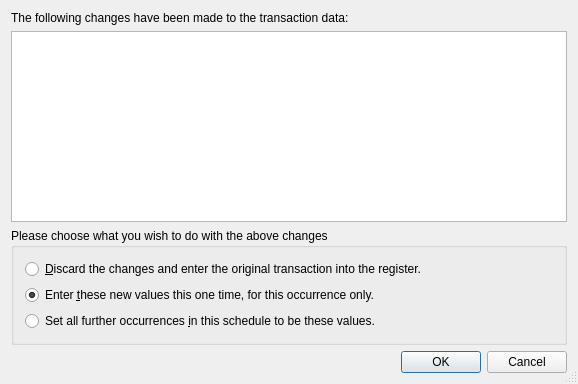
<?xml version="1.0" encoding="UTF-8"?>
<ui version="4.0">
 <class>KConfirmManualEnterDlgDecl</class>
 <widget class="QDialog" name="KConfirmManualEnterDlgDecl">
  <property name="geometry">
   <rect>
    <x>0</x>
    <y>0</y>
    <width>578</width>
    <height>384</height>
   </rect>
  </property>
  <property name="windowTitle">
   <string>Confirm Manual Enter</string>
  </property>
  <property name="sizeGripEnabled">
   <bool>true</bool>
  </property>
  <layout class="QVBoxLayout">
   <property name="spacing">
    <number>6</number>
   </property>
   <property name="leftMargin">
    <number>11</number>
   </property>
   <property name="topMargin">
    <number>11</number>
   </property>
   <property name="rightMargin">
    <number>11</number>
   </property>
   <property name="bottomMargin">
    <number>11</number>
   </property>
   <item>
    <widget class="QLabel" name="m_message">
     <property name="text">
      <string>The following changes have been made to the transaction data:</string>
     </property>
     <property name="textFormat">
      <enum>Qt::RichText</enum>
     </property>
     <property name="wordWrap">
      <bool>false</bool>
     </property>
    </widget>
   </item>
   <item>
    <widget class="KTextEdit" name="m_details">
     <property name="readOnly">
      <bool>true</bool>
     </property>
    </widget>
   </item>
   <item>
    <widget class="QGroupBox" name="buttonGroupBox1">
     <property name="font">
      <font/>
     </property>
     <property name="title">
      <string>Please choose what you wish to do with the above changes</string>
     </property>
     <layout class="QVBoxLayout">
      <item>
       <widget class="QRadioButton" name="m_discardRadio">
        <property name="text">
         <string>&amp;Discard the changes and enter the original transaction into the register.</string>
        </property>
        <attribute name="buttonGroup">
         <string notr="true">buttonGroup1</string>
        </attribute>
       </widget>
      </item>
      <item>
       <widget class="QRadioButton" name="m_onceRadio">
        <property name="text">
         <string>Enter &amp;these new values this one time, for this occurrence only.</string>
        </property>
        <property name="checked">
         <bool>true</bool>
        </property>
        <attribute name="buttonGroup">
         <string notr="true">buttonGroup1</string>
        </attribute>
       </widget>
      </item>
      <item>
       <widget class="QRadioButton" name="m_setRadio">
        <property name="text">
         <string>Set all further occurrences &amp;in this schedule to be these values.</string>
        </property>
        <attribute name="buttonGroup">
         <string notr="true">buttonGroup1</string>
        </attribute>
       </widget>
      </item>
     </layout>
    </widget>
   </item>
   <item>
    <layout class="QHBoxLayout">
     <item>
      <spacer name="Horizontal Spacing2">
       <property name="orientation">
        <enum>Qt::Horizontal</enum>
       </property>
       <property name="sizeType">
        <enum>QSizePolicy::Expanding</enum>
       </property>
       <property name="sizeHint" stdset="0">
        <size>
         <width>180</width>
         <height>16</height>
        </size>
       </property>
      </spacer>
     </item>
     <item>
      <widget class="QPushButton" name="buttonOk">
       <property name="text">
        <string>OK</string>
       </property>
       <property name="autoDefault">
        <bool>true</bool>
       </property>
       <property name="default">
        <bool>true</bool>
       </property>
      </widget>
     </item>
     <item>
      <widget class="QPushButton" name="buttonCancel">
       <property name="text">
        <string>Cancel</string>
       </property>
      </widget>
     </item>
    </layout>
   </item>
  </layout>
 </widget>
 <layoutdefault spacing="6" margin="11"/>
 <customwidgets>
  <customwidget>
   <class>KTextEdit</class>
   <extends>QTextEdit</extends>
   <header>ktextedit.h</header>
  </customwidget>
 </customwidgets>
 <resources/>
 <connections>
  <connection>
   <sender>buttonOk</sender>
   <signal>clicked()</signal>
   <receiver>KConfirmManualEnterDlgDecl</receiver>
   <slot>accept()</slot>
   <hints>
    <hint type="sourcelabel">
     <x>20</x>
     <y>20</y>
    </hint>
    <hint type="destinationlabel">
     <x>20</x>
     <y>20</y>
    </hint>
   </hints>
  </connection>
  <connection>
   <sender>buttonCancel</sender>
   <signal>clicked()</signal>
   <receiver>KConfirmManualEnterDlgDecl</receiver>
   <slot>reject()</slot>
   <hints>
    <hint type="sourcelabel">
     <x>20</x>
     <y>20</y>
    </hint>
    <hint type="destinationlabel">
     <x>20</x>
     <y>20</y>
    </hint>
   </hints>
  </connection>
 </connections>
 <buttongroups>
  <buttongroup name="buttonGroup1"/>
 </buttongroups>
</ui>
